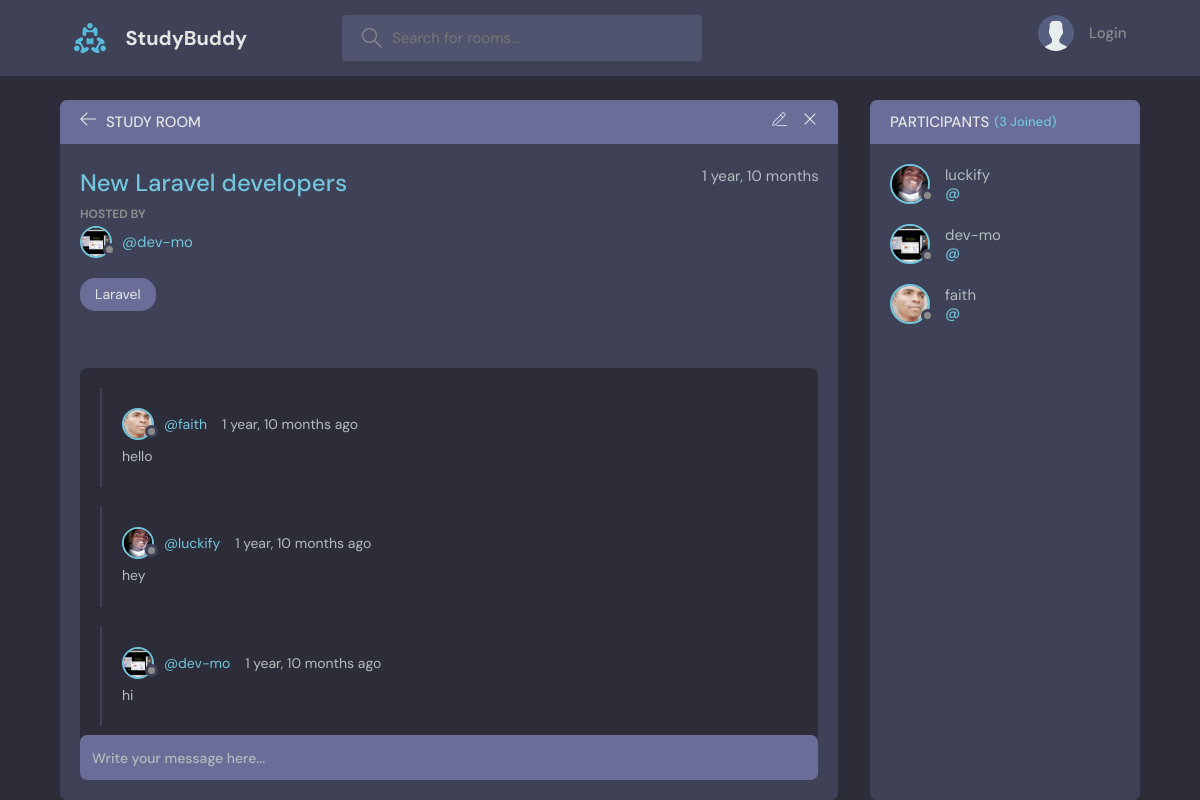
The app's page /room/2 with its own data.
### base/models.py (models this page shows, shortened)
class Room(models.Model):
    host= models.ForeignKey(User, models.SET_NULL, null=True)
    topic=models.ForeignKey(Topic, models.SET_NULL, null=True)
    name=models.CharField(max_length=200)
    description=models.TextField(null=True, blank=True)
    participants= models.ManyToManyField(User, related_name='participants', blank=True)
    updated=models.DateTimeField(auto_now=True)
    created=models.DateTimeField(auto_now_add=True)
    class Meta:
        ordering=['-updated', '-created']

class User(AbstractUser):
    name=models.CharField(max_length=200, null=True)
    email=models.EmailField(unique=True, null=True)
    bio=models.TextField(null=True)
    avartar=models.ImageField(null=True, default="avatar.svg")
    USERNAME_FIELD: 'email'
    REQUIRED_FIELDS: []

class Topic(models.Model):
    name=models.CharField(max_length=20)
    def __str__(self):
        return self.name

class Message(models.Model):
    user=models.ForeignKey(User, on_delete=models.CASCADE)
    room = models.ForeignKey(Room, on_delete=models.CASCADE)
    body=models.TextField()
    updated=models.DateTimeField(auto_now=True)
    created=models.DateTimeField(auto_now_add=True)
    class Meta:
            ordering=['-updated', '-created']

### base/views.py (the view, shortened to what this page needs)
# urls.py: path('room/<str:pk>', views.room, name="room"),
def room(request,pk):
    room=Room.objects.get(id=pk)
    room_messages=room.message_set.all().order_by('-created')
    participants = room.participants.all()
    context={'room':room, 'room_messages':room_messages, 'participants':participants}
    return render(request, 'base/room.html',context)

### base/templates/base/room.html (shortened to what this page needs)
{% extends 'main.html' %}
{% block content %}
    <main class="profile-page layout layout--2">
      <div class="container">
        <div class="room">
          <div class="room__top">
            <div class="room__topLeft">
              <a href="{% url 'home' %}">
                <svg version="1.1" xmlns="http://www.w3.org/2000/svg" width="32" height="32" viewBox="0 0 32 32">
                  <title>arrow-left</title>
                  <path
                    d="M13.723 2.286l-13.723 13.714 13.719 13.714 1.616-1.611-10.96-10.96h27.625v-2.286h-27.625l10.965-10.965-1.616-1.607z"
                  ></path>
                </svg>
              </a>
              <h3>Study Room</h3>
            </div>
            {% if rooom.host == rquest.user %}
            <div class="room__topRight">
              <a href="{% url 'update-room' room.id %}">
              </a>
              <a href="{% url 'delete-room' room.id %}">
                <svg version="1.1" xmlns="http://www.w3.org/2000/svg" width="32" height="32" viewBox="0 0 32 32">
                  <title>remove</title>
                  <path
                    d="M27.314 6.019l-1.333-1.333-9.98 9.981-9.981-9.981-1.333 1.333 9.981 9.981-9.981 9.98 1.333 1.333 9.981-9.98 9.98 9.98 1.333-1.333-9.98-9.98 9.98-9.981z"
                  ></path>
                </svg>
              </a>
            </div>
            {% endif %}
          </div>
          <div class="room__box scroll">
            <div class="room__header scroll">
              <div class="room__info">
                <h3>{{room.name}}</h3>
                <span>{{room.created|timesince}}</span>
              </div>
              <div class="room__hosted">
                <p>Hosted By</p>
                <a href="{% url 'user-profile' room.host.id %}" class="room__author">
                  <div class="avatar avatar--small">
                    <img src="{{room.host.avartar.url}}" />
                  </div>
                  <span>@{{room.host.username}}</span>
                </a>
              </div>
              <span class="room__topics">{{room.topic}}</span>
            </div>
            <div class="room__conversation">
              <div class="threads scroll">
                {% for message in room_messages  %}
                <div class="thread">
                  <div class="thread__top">
                    <div class="thread__author">
                      <a href="{% url 'user-profile' message.user.id %}" class="thread__authorInfo">
                        <div class="avatar avatar--small">
                          <img src="{{message.user.avartar.url}}" />
                        </div>
                        <span>@{{message.user.username}}</span>
                      </a>
                      <span class="thread__date">{{message.created|timesince}} ago</span>
                    </div>
                  </div>
                  <div class="thread__details">
                  {{message.body}}
                  </div>
                </div>
                {% endfor %}
              </div>
            </div>
          </div>
          <div class="room__message">
            <form action="" method="POST">
              <input name="body" placeholder="Write your message here..." /></form>
          </div>
        </div>
        <div class="participants">
          <h3 class="participants__top">Participants <span>({{participants.count}} Joined)</span></h3>
          <div class="participants__list scroll">
           {% for user in participants %}
            <a href="{% url 'user-profile' user.id %}" class="participant">
              <div class="avatar avatar--medium">
                <img src="{{user.avartar.url}}" />
              </div>
              <p>
                {{user.username}}
                <span>@{{request.user.username}}</span>
              </p>
            </a>
            {% endfor %}
          </div>
        </div>
      </div>
    </main>
  {% endblock %}

### records on screen
Room: name "New Laravel developers", created "1 year, 10 months", host.avartar (picture), host.username "dev-mo", topic "Laravel"
Message: user.avartar (picture), user.username "faith", created "1 year, 10 months", body "hello"
Message: user.avartar (picture), user.username "luckify", created "1 year, 10 months", body "hey"
Message: user.avartar (picture), user.username "dev-mo", created "1 year, 10 months", body "hi"
User: avartar (picture), username "luckify"
User: avartar (picture), username "dev-mo"
User: avartar (picture), username "faith"

### other values on screen
{{ participants.count }} "3"
